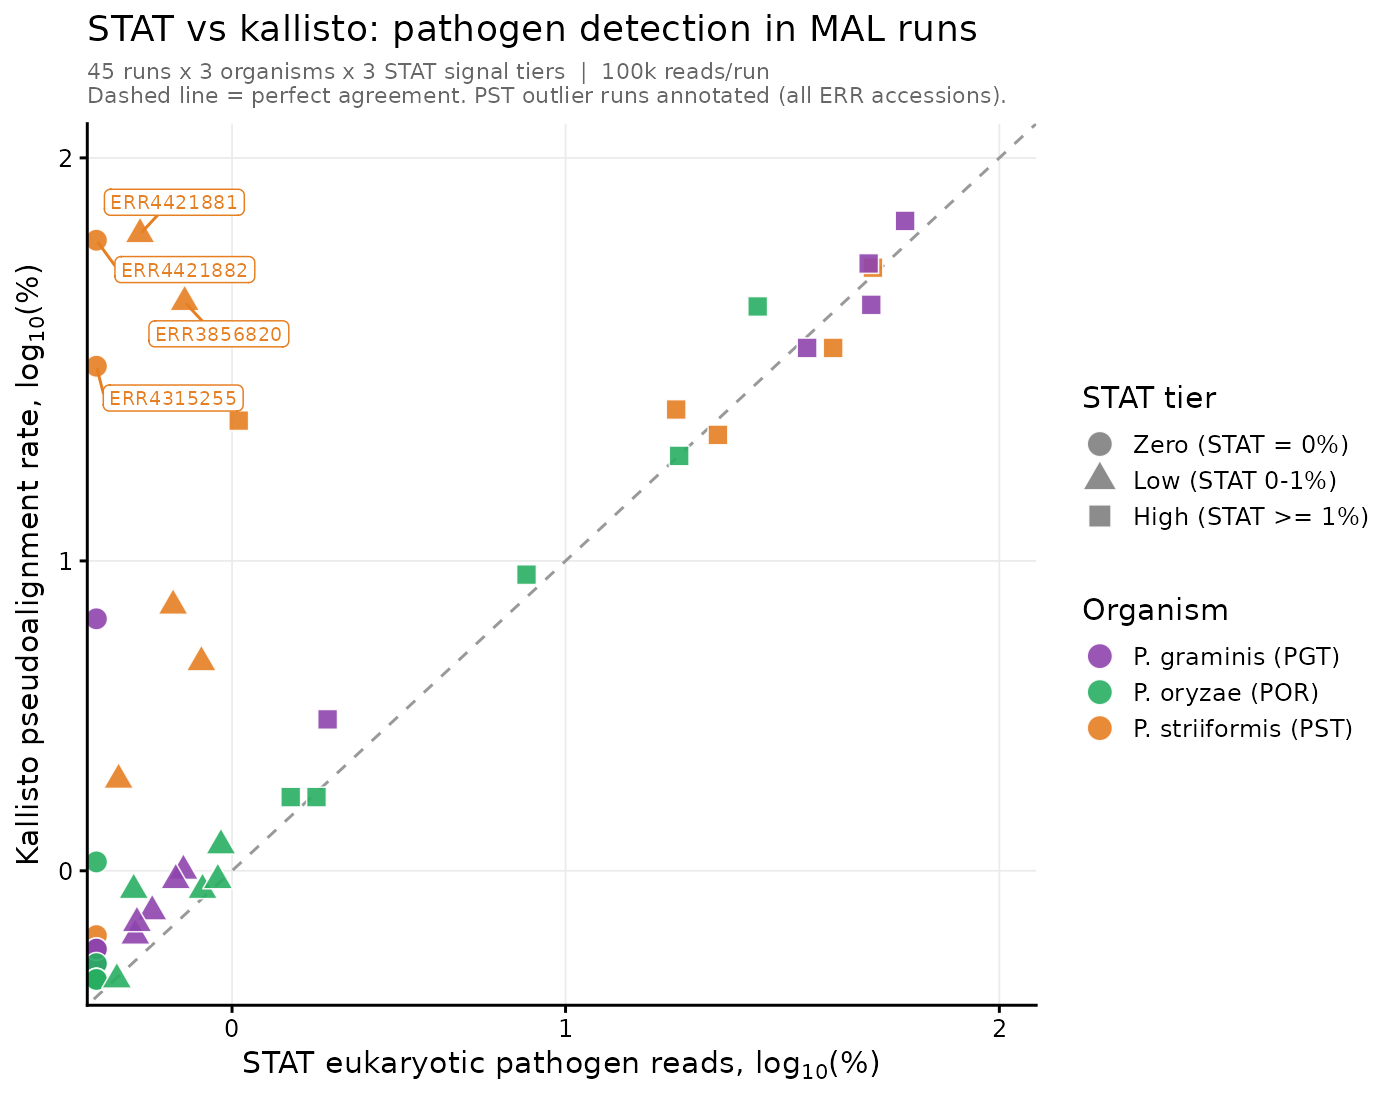

Reproduce this figure in R.
#!/usr/bin/env Rscript
# Kallisto pilot: STAT euk_pct vs kallisto pseudoalignment rate
# 45 runs × 3 organisms × 3 tiers — diagnostic record of STAT reliability
# Run from crypt/: Rscript 03_kraken/utilities/pilot/kallisto/pilot_figure.R

library(ggplot2)
library(dplyr)
library(ggrepel)

dat <- read.delim("03_kraken/utilities/pilot/kallisto/results.tsv", stringsAsFactors = FALSE) |>
  mutate(
    organism = sub("Puccinia striiformis f. sp. tritici", "P. striiformis (PST)", organism),
    organism = sub("Puccinia graminis f. sp. tritici",   "P. graminis (PGT)",    organism),
    organism = sub("Pyricularia oryzae",                 "P. oryzae (POR)",      organism),
    tier = factor(tier, levels = c("zero", "low", "high"),
                  labels = c("Zero (STAT = 0%)", "Low (STAT 0-1%)", "High (STAT >= 1%)")),
    acc_type = ifelse(grepl("^ERR|^DRR", Run), "ERR/DRR", "SRR"),
    # flag the notable PST outliers for annotation
    label = ifelse(organism == "P. striiformis (PST)" &
                     tier != "High (STAT >= 1%)" & kallisto_pct > 20, Run, NA)
  )

org_colours <- c(
  "P. striiformis (PST)" = "#e67e22",
  "P. graminis (PGT)"    = "#8e44ad",
  "P. oryzae (POR)"      = "#27ae60"
)

tier_shapes <- c(
  "Zero (STAT = 0%)"  = 21,
  "Low (STAT 0-1%)"   = 24,
  "High (STAT >= 1%)" = 22
)

p <- ggplot(dat, aes(x = euk_pct, y = kallisto_pct,
                     fill = organism, shape = tier)) +
  # y = x reference line
  geom_abline(slope = 1, intercept = 0, linetype = "dashed",
              colour = "grey60", linewidth = 0.5) +
  # points
  geom_point(size = 3.5, colour = "white", stroke = 0.4, alpha = 0.9) +
  # annotate PST outliers
  geom_label_repel(aes(label = label), fill = "white", size = 2.5,
                   colour = "#e67e22", label.padding = 0.15,
                   box.padding = 0.4, max.overlaps = 20,
                   na.rm = TRUE, show.legend = FALSE) +
  scale_fill_manual(values = org_colours, name = "Organism") +
  scale_shape_manual(values = tier_shapes, name = "STAT tier") +
  scale_x_continuous(trans = scales::log1p_trans(),
                     limits = c(0, 110),
                     breaks = c(1, 10, 100),
                     labels = c("0", "1", "2"),
                     expand = expansion(mult = c(0.01, 0.03))) +
  scale_y_continuous(trans = scales::log1p_trans(),
                     limits = c(0, 110),
                     breaks = c(1, 10, 100),
                     labels = c("0", "1", "2"),
                     expand = expansion(mult = c(0.01, 0.03))) +
  coord_cartesian(xlim = c(0, 105), ylim = c(0, 105)) +
  guides(fill  = guide_legend(override.aes = list(shape = 21, size = 4)),
         shape = guide_legend(override.aes = list(fill  = "grey50", size = 4))) +
  labs(
    x     = expression("STAT eukaryotic pathogen reads, log"[10] * "(%)"),
    y     = expression("Kallisto pseudoalignment rate, log"[10] * "(%)"),
    title = "STAT vs kallisto: pathogen detection in MAL runs",
    subtitle = paste0(
      "45 runs x 3 organisms x 3 STAT signal tiers  |  100k reads/run\n",
      "Dashed line = perfect agreement. PST outlier runs annotated (all ERR accessions)."
    )
  ) +
  theme_classic(base_size = 11) +
  theme(
    legend.position  = "right",
    legend.key.size  = unit(0.9, "lines"),
    plot.subtitle    = element_text(size = 8, colour = "grey40"),
    panel.grid.major = element_line(colour = "grey92", linewidth = 0.3)
  )

ggsave("03_kraken/utilities/pilot/kallisto/pilot_figure.pdf", p, width = 7, height = 5.5)
ggsave("03_kraken/utilities/pilot/kallisto/pilot_figure.png", p, width = 7, height = 5.5, dpi = 200)
cat("Written: 03_kraken/utilities/pilot/kallisto/pilot_figure.pdf/.png\n")
